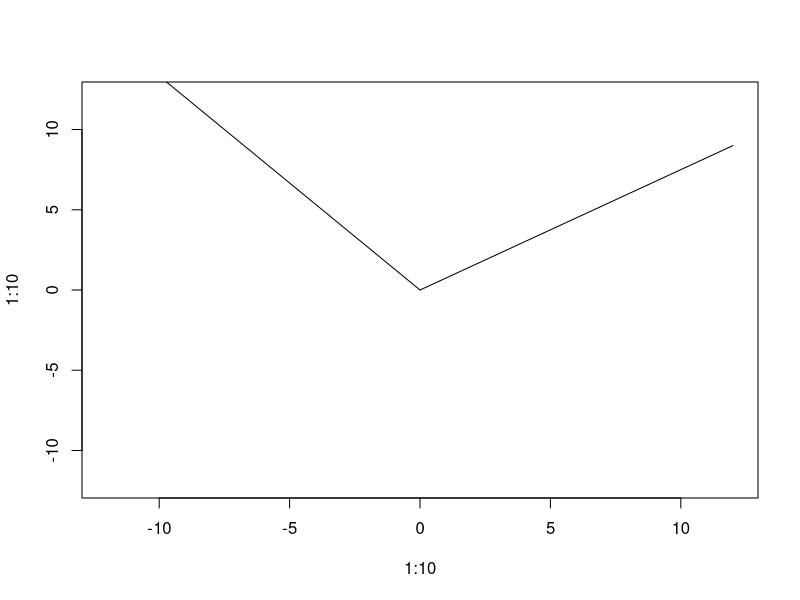

Reproduce this figure in R.
###

# Dot products
# a.k.a. "inner product" or "weighted combination"
coin_counts <- c( quarters=3, dimes=3, nickles=1, pennies=7 )
coin_values <- c( quarters=25, dimes=10, nickles=5, pennies=1 )
sum(coin_counts * coin_values)
t(coin_counts) %*% coin_values

class_coins <- matrix(c(
	5, 2, 0, 3,
	3, 0, 2, 5,
	8, 2, 2, 1), byrow=TRUE, nrow=3, 
	dimnames=list(c("Alice", "Bob", "Carol"), c("quarters", "dimes", "nickles", "pennies")))

class_coins %*% coin_values


A <- matrix(c(1, 2, 1, 4, 2, 4), nrow=2)
B <- t(A)
dim(A)	# 2 * 3
dim(B)	# 3 * 2
A %*% B	# 2 * 2
B %*% A	# 3 * 3


plot(1:10, 1:10, ylim=c(-12,12), xlim=c(-12,12), type="n")
lines(c(0,-12), c(0,16))
lines(c(0,12), c(0,9))

a <- c(-12, 16)
b <- c(12, 9)
t(a) %*% b
sum(a*b)
# if the dot product is 0, the vectors are orthogonal
# Plot the vectors
